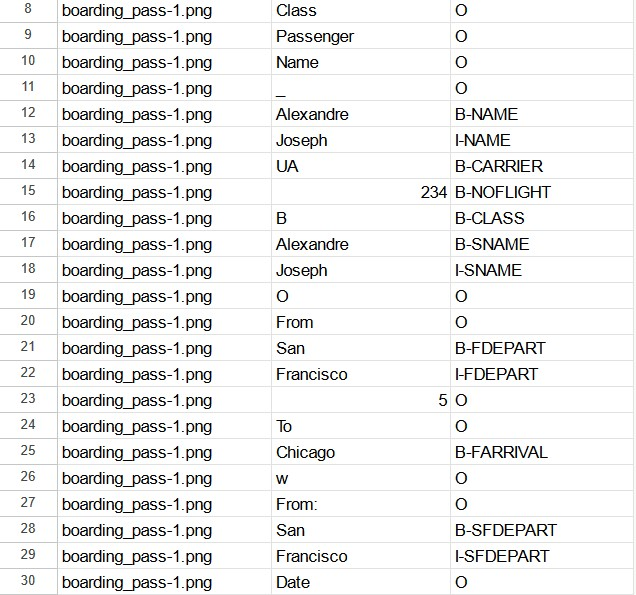
#> input picture image/add_tag.jpg, 636 x 595 px
$ python -i table_crop.py   (imports and definitions only)
#> lines starting #> are read from the running program, lines starting #| are printed output that depends on the picture; after the words box and inside, x2 and y2 are one past the last pixel; in counts of white or black regions, pixels touching at a corner belong together
#> further down, picture is the input picture: shape (595, 636, 3); mean B, G, R 238.8, 239.3, 239
import cv2
import argparse
import numpy as np

class Crop:

    def __init__(self, image)->None:
        self.image = image

    def find_contours(self):
        gray_image = cv2.cvtColor(self.image, cv2.COLOR_BGR2GRAY)
        thresholded_image = cv2.threshold(gray_image, 0, 255, cv2.THRESH_BINARY + cv2.THRESH_OTSU)[1]
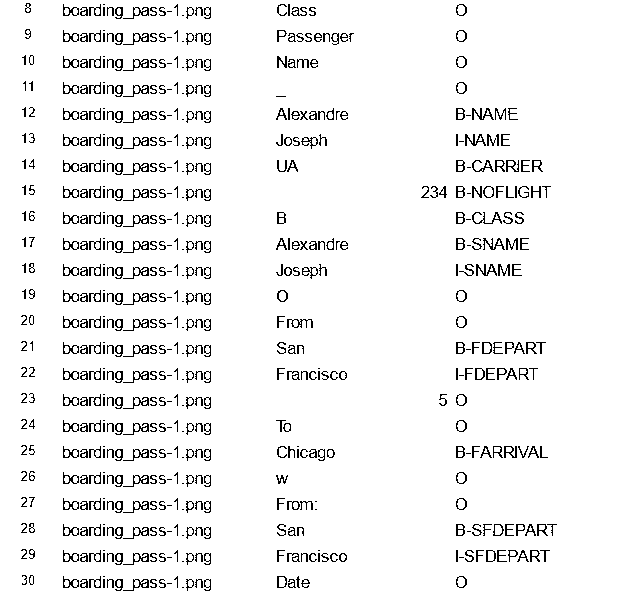
#> thresholded_image: shape (595, 636); 94.3% white; black in thin lines or dots, all inside (x1, y1, x2, y2) = (21, 3, 557, 591)
        inverted_image = cv2.bitwise_not(thresholded_image)
        dilated_image = cv2.dilate(inverted_image, None, iterations=5)
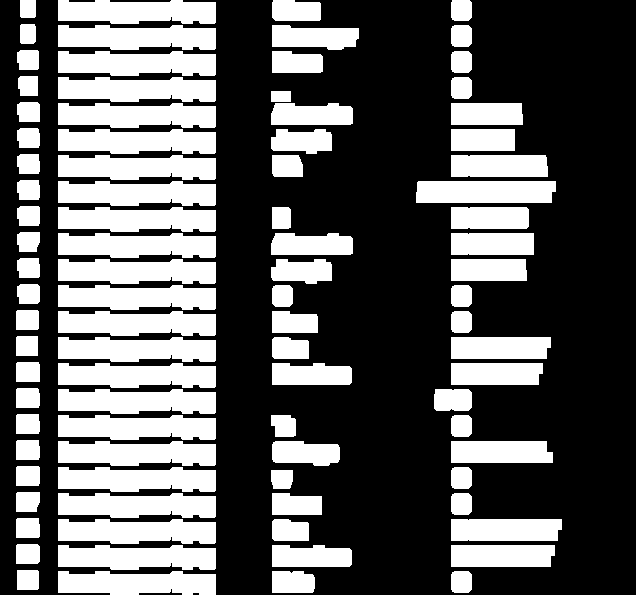
#> dilated_image: shape (595, 636); 35.9% white; 90 white regions
        contours, _ = cv2.findContours(dilated_image, cv2.RETR_TREE, cv2.CHAIN_APPROX_SIMPLE)
#> contours = 90 contours; largest, box (x1, y1, x2, y2) and area: (58, 519, 216, 544) 3092, (58, 415, 216, 440) 3092, (58, 311, 216, 336) 3092, (58, 207, 216, 232) 3092, (58, 103, 216, 128) 3092

        return contours

    def contours_rectangles(self):
        contours = self.find_contours()
        rectangular_contours = []
        for contour in contours:
            peri = cv2.arcLength(contour, True)
            approx = cv2.approxPolyDP(contour, 0.02 * peri, True)
            if len(approx) == 4:
                rectangular_contours.append(approx)
#> this loop made 90 passes
#> (peri, approx) on passes 2, 3, 4, 5, 6, 7, 9, 11, 12, 14, 15, 16: (124.7, [[272, 571], [272, 592], [313, 591], [312, 574]]), (379.2, [[58, 571], [58, 592], [215, 594], [215, 574]]), (78.83, [[17, 570], [17, 589], [38, 588], [37, 570]]), (247.4, [[451, 566], [550, 566], [554, 545], [451, 545]]), (201.9, [[272, 545], [272, 566], [351, 564], [349, 548]]), (383.5, [[58, 545], [58, 566], [215, 568], [215, 548]]), (263.1, [[451, 540], [557, 540], [561, 519], [451, 519]]), (382.9, [[58, 519], [58, 540], [215, 542], [215, 522]]), (82.24, [[16, 519], [16, 537], [39, 536], [38, 518]]), (139.4, [[272, 493], [272, 514], [321, 514], [321, 496]]), (382.9, [[58, 493], [58, 514], [215, 516], [215, 496]]), (81.66, [[16, 493], [16, 511], [36, 511], [39, 492]])
#> peri on passes 1, 8, 10, 13, 18, 22: 76.14, 81.07, 109.9, 76.14, 76.14, 174.4
#> after the loop, rectangular_contours = 54 contours; largest, box (x1, y1, x2, y2) and area: (58, 571, 216, 595) 3218, (58, 545, 216, 569) 3218, (58, 519, 216, 543) 3218, (58, 493, 216, 517) 3218, (58, 467, 216, 491) 3218

        return rectangular_contours

    # [36 lines left out: functions area_largest_contour, order_points, ordered_contour_points_max_area, not called in this run]

    def DistanceBetween2Points(self, p1, p2):
        dis = ((p2[0] - p1[0]) ** 2 + (p2[1] - p1[1]) ** 2) ** 0.5
        return dis

    # [32 lines left out: functions get_new_width_and_height_of_image, execute, not called in this run]

# [10 lines of commented-out code are left out]


>>> import cv2
>>> picture = cv2.imread('../image/add_tag.jpg')
>>> result = Crop(picture).contours_rectangles()
#> result has the same summary as rectangular_contours in contours_rectangles
